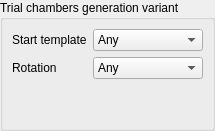
         <widget class="QWidget" name="pageChambers">
          <layout class="QGridLayout" name="gridLayoutChambers">
           <property name="leftMargin">
            <number>0</number>
           </property>
           <property name="topMargin">
            <number>0</number>
           </property>
           <property name="rightMargin">
            <number>0</number>
           </property>
           <property name="bottomMargin">
            <number>0</number>
           </property>
           <item row="0" column="0">
            <widget class="QGroupBox" name="groupBoxChambers">
             <property name="title">
              <string>Trial chambers generation variant</string>
             </property>
             <layout class="QGridLayout" name="gridLayoutChambers2">
              <item row="0" column="0">
               <widget class="QLabel" name="labelChambersStart">
                <property name="text">
                 <string>Start template</string>
                </property>
               </widget>
              </item>
              <item row="0" column="1">
               <widget class="QComboBox" name="comboChambersStart">
                <item>
                 <property name="text">
                  <string>Any</string>
                 </property>
                </item>
                <item>
                 <property name="text">
                  <string>corridor/end_1</string>
                 </property>
                </item>
                <item>
                 <property name="text">
                  <string>corridor/end_2</string>
                 </property>
                </item>
               </widget>
              </item>
              <item row="1" column="0">
               <widget class="QLabel" name="labelChambersRotation">
                <property name="text">
                 <string>Rotation</string>
                </property>
               </widget>
              </item>
              <item row="1" column="1">
               <widget class="QComboBox" name="comboChambersRotation">
                <item>
                 <property name="text">
                  <string>Any</string>
                 </property>
                </item>
                <item>
                 <property name="text">
                  <string>0°</string>
                 </property>
                </item>
                <item>
                 <property name="text">
                  <string>90°</string>
                 </property>
                </item>
                <item>
                 <property name="text">
                  <string>180°</string>
                 </property>
                </item>
                <item>
                 <property name="text">
                  <string>270°</string>
                 </property>
                </item>
               </widget>
              </item>
              <item row="2" column="0" colspan="2">
               <spacer name="verticalSpacerChambers">
                <property name="orientation">
                 <enum>Qt::Vertical</enum>
                </property>
                <property name="sizeHint" stdset="0">
                 <size>
                  <width>20</width>
                  <height>40</height>
                 </size>
                </property>
               </spacer>
              </item>
             </layout>
            </widget>
           </item>
          </layout>
         </widget>
